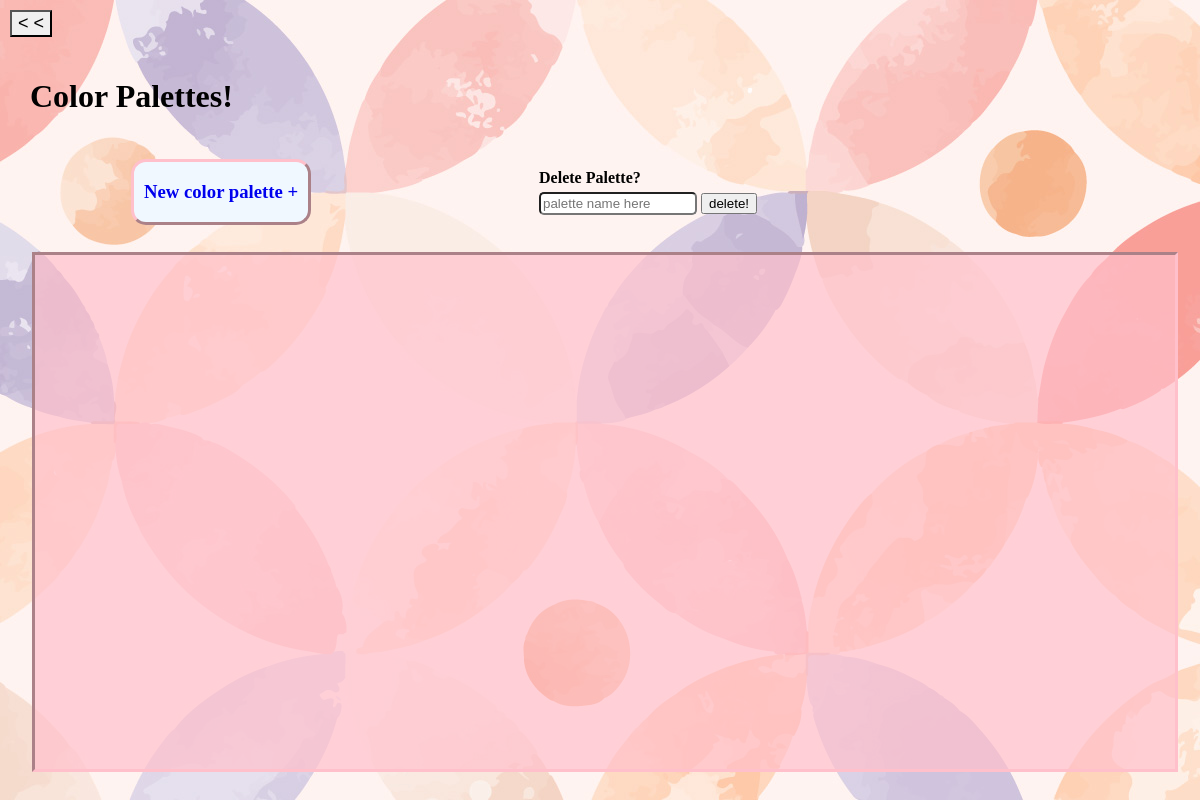
Before: /palettes (signed in) with the older database file.
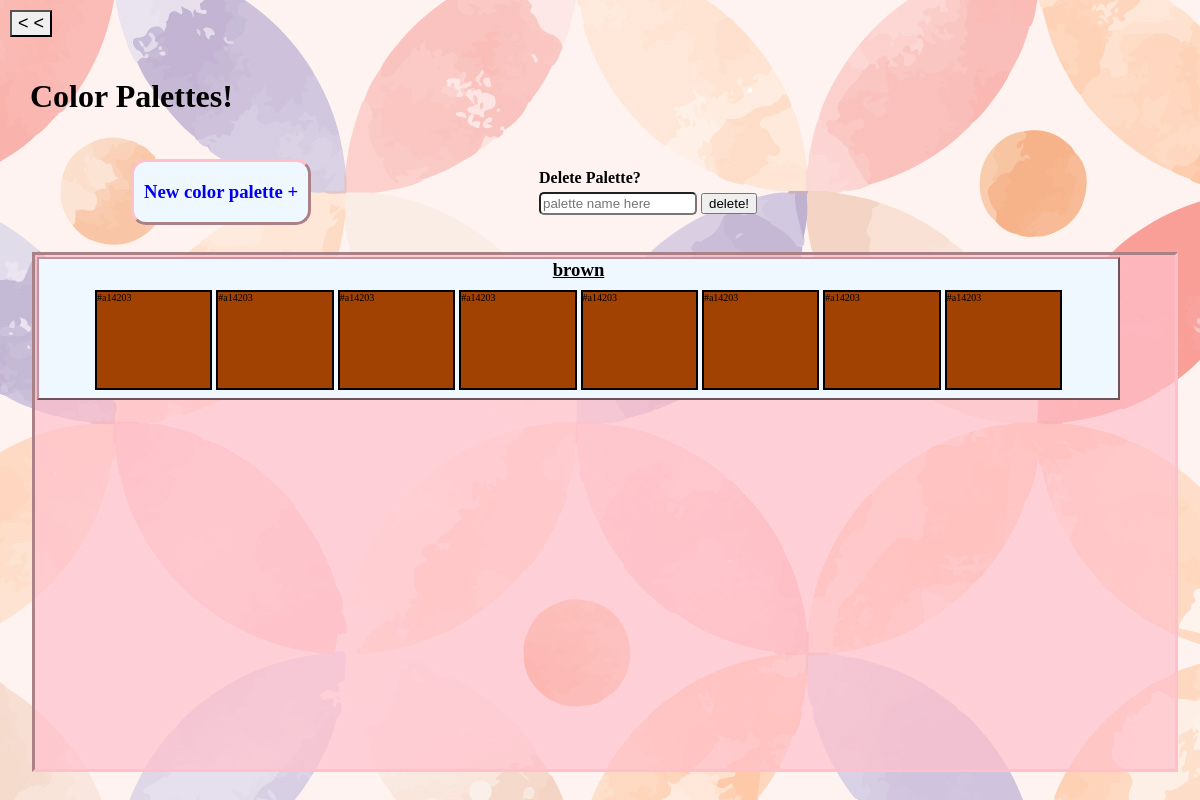
After: the same page with the newer database file.
### pythonFiles/palette.py (models this page shows, shortened)
class Palette(db.Model):
    __tablename__ = "palette"
    id: Mapped[int] = mapped_column(primary_key=True, init=False)
    name: Mapped[str] = mapped_column() # palette title
    color1: Mapped[str | None] = mapped_column() #hopefully a hex or rgb but idk yet
    color2: Mapped[str | None] = mapped_column()
    color3: Mapped[str | None] = mapped_column()
    color4: Mapped[str | None] = mapped_column()
    color5: Mapped[str | None] = mapped_column()
    color6: Mapped[str | None] = mapped_column()
    color7: Mapped[str | None] = mapped_column()
    color8: Mapped[str | None] = mapped_column()

### views.py (the view)
@app.route("/palettes")
@login_required
def palettes():
    palettes = db.session.scalars(select(Palette)).all()
    return render_template("colorPalettes.html",
                           palettes = palettes)

### pythonFiles/login.py (called while the page is built)
@login_manager.user_loader
def load_user(user_id):
    return user.User.get_by_id(user_id)

### pythonFiles/user.py (called while the page is built)
    @staticmethod
    def get_by_id(user_id: int) -> User | None:
        return db.session.get(User, user_id)

### templates/colorPalettes.html (shortened to what this page needs)
<!DOCTYPE html>
<html>
    <head>
         <link rel="stylesheet" href="/static/CSS/navBarFall.css">
         <link rel="stylesheet" href="/static/CSS/defaultMainPage.css">
         <link rel="stylesheet" href="/static/CSS/defaultNavBar.css">
         <link rel="stylesheet" href="/static/CSS/colorPalettes.css">
    </head>
    <body alt="a geometric circle based color splash background. There's a button
                at the top left to open the side navigation bar.">
        <button aria-label="Close Sidebar" class="openNav" onclick="openNav()">&#60; &#60;</button>
        <div id="main">
            <h1>
                Color Palettes!
            </h1>
            <div class="flex">
                <a class="newPalette" href="{{ url_for('newPalette') }}">
                    <h3>
                        New color palette +
                    </h3>
                </a>
                <form class="forms">
                    <label for="delPal">
                        <b>Delete Palette?</b>
                    </label>
                    <input name="delPal" style="width: 30%;"
                    type="text" placeholder="palette name here"
                    name="delPal">
                    <button formaction="{{ url_for('deletePalette') }}">
                        delete!
                    </button>
                </form>
            </div>
            <div class="contain">
                {% for palette in palettes %}
                <div class="fullPalette">
                    <h3>
                        {{ palette.name }}
                    </h3>
                    <div class="palette" alt="a color palette">
                        <div id="color" class="color">
                            {{ palette.color1 }}
                        </div>
                        <div id="color" class="color">
                            {{ palette.color2 }}
                        </div>
                        <div id="color" class="color">
                            {{ palette.color3 }}
                        </div>
                        <div id="color" class="color">
                            {{ palette.color4 }}
                        </div>
                        <div id="color" class="color">
                            {{ palette.color5 }}
                        </div>
                        <div id="color" class="color">
                            {{ palette.color6 }}
                        </div>
                        <div id="color" class="color">
                            {{ palette.color7 }}
                        </div>
                        <div id="color" class="color">
                            {{ palette.color8 }}
                        </div>
                    </div>
                </div>
                {% endfor %}
            </div>
        </div>
    </body>
</html>

Changed rows visible on the page:
added Palette: name "brown", color1 "#a14203", color2 "#a14203", color3 "#a14203", color4 "#a14203", color5 "#a14203", color6 "#a14203", color7 "#a14203", color8 "#a14203"
